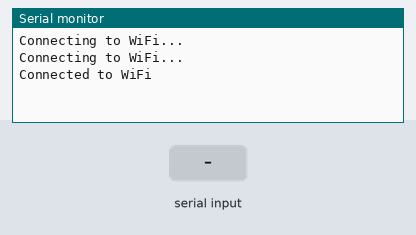
Recording of a sketch running on a simulated ESP8266 (NodeMCU). On the bench: the last lines printed to the serial monitor. Inputs (shaded band) come from the test bench. WiFi joins after 1.5 s; servers stay silent unless stated; uploads are accepted with an empty reply.

Above: at 3.2 s.
3.3 s: "1\n" received over the second serial link
At 4.5 s:
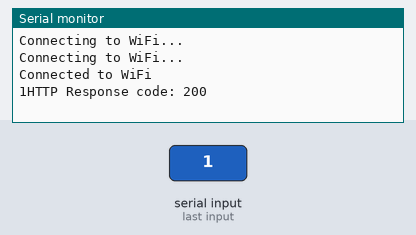
4.8 s: "0\n" received over the second serial link
At 5.7 s:
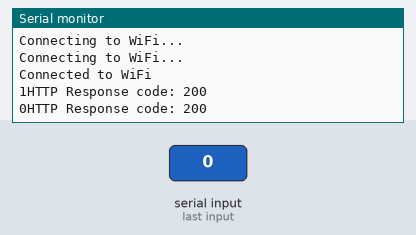
6.3 s: "2\n" received over the second serial link
At 6.9 s:
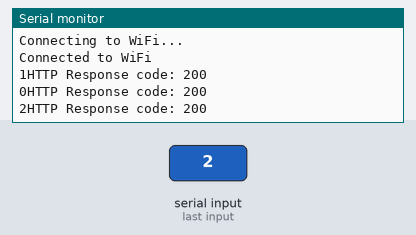

The sketch:

mcu-uno1.ino
```cpp
#include <ArduinoJson.h>
#include <SoftwareSerial.h>
#include <ESP8266WiFi.h>
#include <ESP8266HTTPClient.h>

SoftwareSerial uno1Serial(D5, D6);

const char* ssid = "pugal";
const char* password = "heaven123";
const String serverName = "http://192.168.227.28:3001/sensor-data/";

void setup() {
  Serial.begin(9600);
  uno1Serial.begin(9600);

  // Connect to Wi-Fi
  WiFi.begin(ssid, password);
  while (WiFi.status() != WL_CONNECTED) {
    delay(1000);
    Serial.println("Connecting to WiFi...");
  }
  Serial.println("Connected to WiFi");
}

void loop() {
  if (uno1Serial.available()) {
    processArduinoData(uno1Serial, "NOD1");
  }


}

void processArduinoData(SoftwareSerial& arduinoSerial, const char* nodeIdentifier) {
  // Read data from Arduino
  String data = arduinoSerial.readStringUntil('\n');
  Serial.print(data);
  // Create a WiFiClient object to use for the HTTPClient
  WiFiClient client;

  // Send HTTP POST request to server
  HTTPClient http;
  http.begin(client, serverName);  // Specify the URL of your Node.js server
  http.addHeader("Content-Type", "application/json");


  int httpResponseCode = http.POST(data);

  if (httpResponseCode > 0) {
    Serial.print("HTTP Response code: ");
    Serial.println(httpResponseCode);
    String response = http.getString();
    Serial.println(response);
  } else {
    Serial.print("Error sending POST request. HTTP error code: ");
    Serial.println(httpResponseCode);
  }

  http.end();
}
```

Measured:
- after the input at 3.3 s, the serial monitor: prints a new line at once (image 1)
- after the input at 4.8 s, the serial monitor: prints a new line at once (image 2)
- after the input at 6.3 s, the serial monitor: prints a new line at once (image 3)
